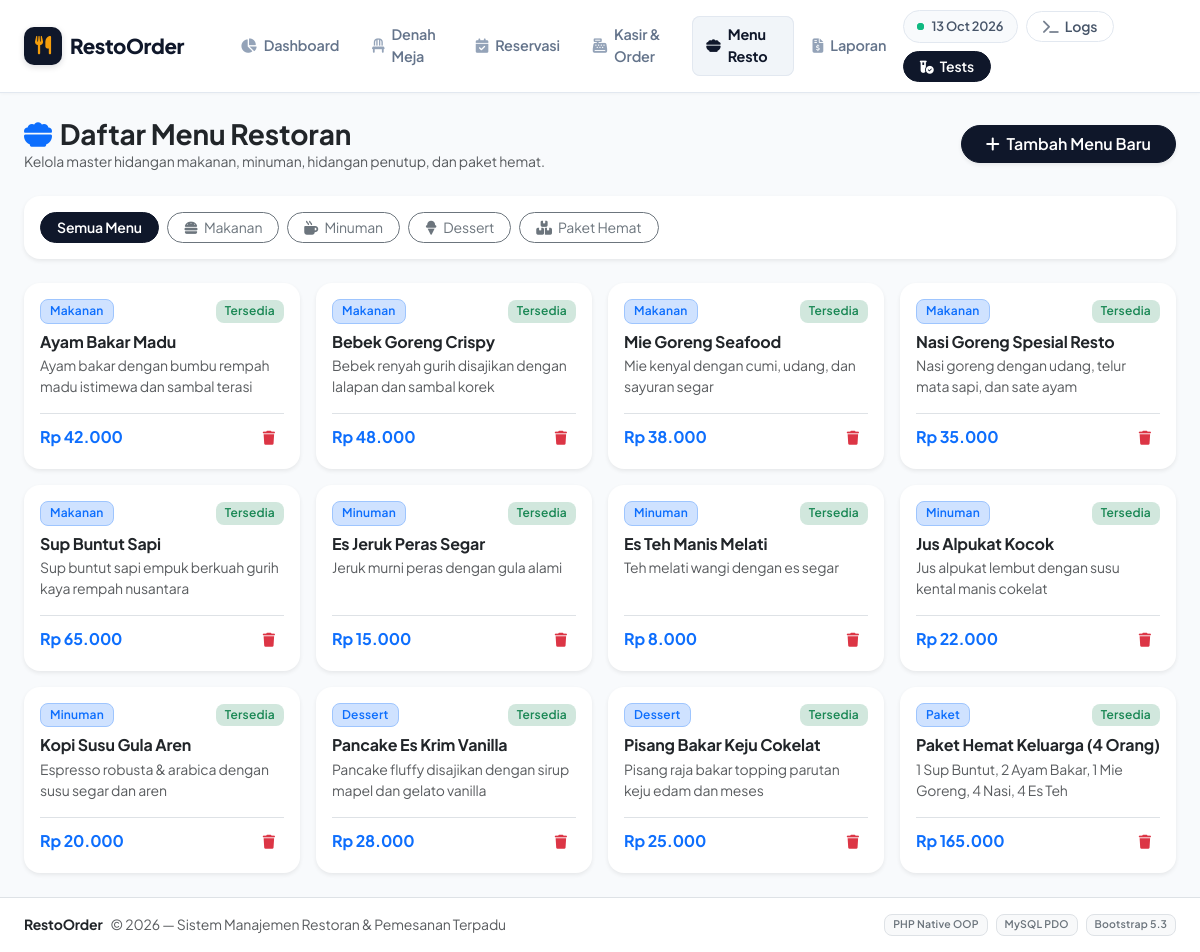
The app's page /index.php?page=menu with its own data.
### tables this page shows
CREATE TABLE IF NOT EXISTS `menu_items` (
    `id` INT AUTO_INCREMENT PRIMARY KEY,
    `name` VARCHAR(100) NOT NULL,
    `category` ENUM('Makanan', 'Minuman', 'Dessert', 'Paket') NOT NULL,
    `price` DECIMAL(12,2) NOT NULL,
    `description` TEXT NULL,
    `is_available` TINYINT(1) NOT NULL DEFAULT 1,
    `created_at` TIMESTAMP DEFAULT CURRENT_TIMESTAMP
);

### app/Config/Database.php (called while the page is built, shortened)
<?php
class Database
{
    private static ?Database $instance = null;
    private PDO $connection;
    private function __construct()
    {
        $host     = '127.0.0.1';
        $port     = '3306';
        $dbName   = 'db_restoran';
        $username = 'root';
        $password = '';
        $dsn = "mysql:host={$host};port={$port};dbname={$dbName};charset=utf8mb4";
        $options = [
            PDO::ATTR_ERRMODE            => PDO::ERRMODE_EXCEPTION,
            PDO::ATTR_DEFAULT_FETCH_MODE => PDO::FETCH_ASSOC,
            PDO::ATTR_EMULATE_PREPARES   => false,
        ];
        try {
            $this->connection = new PDO($dsn, $username, $password, $options);
        } catch (PDOException $e) {
            ErrorHandler::logError("Koneksi Database Gagal: " . $e->getMessage());
            die("Koneksi ke database gagal. Pastikan MySQL sudah aktif dan jalankan setup_db.php terlebih dahulu.");
        }
    }
    public static function getInstance(): Database
    {
        if (self::$instance === null) {
            self::$instance = new self();
        }
        return self::$instance;
    }
    public function getConnection(): PDO
    {
        return $this->connection;
    }
}

### app/Core/Model.php (called while the page is built, shortened)
<?php
abstract class Model
{
    public function __construct()
    {
        $this->db = Database::getInstance()->getConnection();
    }
}

### app/Models/MenuItem.php (called while the page is built, shortened)
<?php
class MenuItem extends Model
{
    protected string $table = 'menu_items';
    public function getActiveMenu(?string $category = null): array
    {
        if ($category) {
            $sql = "SELECT * FROM {$this->table} WHERE is_available = 1 AND category = :category ORDER BY name ASC";
            $stmt = $this->db->prepare($sql);
            $stmt->execute([':category' => $category]);
        } else {
            $sql = "SELECT * FROM {$this->table} WHERE is_available = 1 ORDER BY category ASC, name ASC";
            $stmt = $this->db->query($sql);
        }
        return $stmt->fetchAll();
    }
}

### app/Helpers/FormatHelper.php (called while the page is built, shortened)
<?php
class FormatHelper
{
    public static function rupiah(float|int $amount): string
    {
        return 'Rp ' . number_format($amount, 0, ',', '.');
    }
}

### views/menu.php (the view, shortened to what this page needs)
<?php
require_once __DIR__ . '/layouts/header.php';
?>
<div class="d-flex flex-column flex-md-row justify-content-between align-items-md-center gap-3 mb-4">
    <div>
        <h3 class="fw-bold text-dark m-0"><i class="fa-solid fa-bowl-food text-primary me-2"></i>Daftar Menu Restoran</h3>
        <p class="text-muted small m-0">Kelola master hidangan makanan, minuman, hidangan penutup, dan paket hemat.</p>
    </div>
    <div>
        <button type="button" class="btn btn-primary rounded-pill px-4 shadow-sm" data-bs-toggle="modal" data-bs-target="#modalAddMenu">
            <i class="fa-solid fa-plus me-1"></i> Tambah Menu Baru
        </button>
    </div>
</div>
<div class="card border-0 shadow-sm rounded-4 bg-white p-3 mb-4">
    <div class="d-flex flex-wrap gap-2">
        <a href="index.php?page=menu" class="btn btn-sm <?= empty($selectedCategory) ? 'btn-primary' : 'btn-outline-secondary' ?> rounded-pill px-3">
            Semua Menu
        </a>
        <a href="index.php?page=menu&category=Makanan" class="btn btn-sm <?= ($selectedCategory === 'Makanan') ? 'btn-primary' : 'btn-outline-secondary' ?> rounded-pill px-3">
            <i class="fa-solid fa-burger me-1"></i> Makanan
        </a>
        <a href="index.php?page=menu&category=Minuman" class="btn btn-sm <?= ($selectedCategory === 'Minuman') ? 'btn-primary' : 'btn-outline-secondary' ?> rounded-pill px-3">
            <i class="fa-solid fa-mug-hot me-1"></i> Minuman
        </a>
        <a href="index.php?page=menu&category=Dessert" class="btn btn-sm <?= ($selectedCategory === 'Dessert') ? 'btn-primary' : 'btn-outline-secondary' ?> rounded-pill px-3">
            <i class="fa-solid fa-ice-cream me-1"></i> Dessert
        </a>
        <a href="index.php?page=menu&category=Paket" class="btn btn-sm <?= ($selectedCategory === 'Paket') ? 'btn-primary' : 'btn-outline-secondary' ?> rounded-pill px-3">
            <i class="fa-solid fa-boxes-stacked me-1"></i> Paket Hemat
        </a>
    </div>
</div>
<div class="row g-3">
    <?php if (empty($menuItems)): ?>
        <div class="col-12 text-center py-5 text-muted">
            Belum ada menu pada kategori ini.
        </div>
    <?php else: ?>
        <?php foreach ($menuItems as $m): ?>
            <div class="col-12 col-sm-6 col-md-4 col-xl-3">
                <div class="card border-0 shadow-sm rounded-4 bg-white p-3 h-100 d-flex flex-column justify-content-between">
                    <div>
                        <div class="d-flex justify-content-between align-items-center mb-2">
                            <span class="badge bg-primary-subtle text-primary border border-primary-subtle"><?= htmlspecialchars($m['category']) ?></span>
                            <span class="badge <?= $m['is_available'] ? 'bg-success-subtle text-success' : 'bg-secondary' ?>">
                                <?= $m['is_available'] ? 'Tersedia' : 'Habis' ?>
                            </span>
                        </div>
                        <h6 class="fw-bold text-dark mb-1"><?= htmlspecialchars($m['name']) ?></h6>
                        <p class="small text-muted mb-3" style="min-height: 40px;">
                            <?= htmlspecialchars($m['description'] ?: 'Tidak ada deskripsi.') ?>
                        </p>
                    </div>
                    <div>
                        <div class="d-flex justify-content-between align-items-center pt-2 border-top">
                            <span class="fw-bold text-primary fs-6"><?= FormatHelper::rupiah($m['price']) ?></span>
                            <button type="button" class="btn btn-sm text-danger" onclick="confirmDelete('index.php?page=menu&action=delete&id=<?= $m['id'] ?>')">
                                <i class="fa-solid fa-trash"></i>
                            </button>
                        </div>
                    </div>
                </div>
            </div>
        <?php endforeach; ?>
    <?php endif; ?>
</div>
<?php require_once __DIR__ . '/layouts/footer.php'; ?>

### assets/css/style.css (style rules this page uses)
:root { --primary: #0f172a; --primary-accent: #2563eb; --primary-light: #f1f5f9; --accent: #f59e0b; --success: #10b981; --warning: #f59e0b; --danger: #ef4444; --dark: #0f172a; --surface: #ffffff; --light-bg: #f8fafc; --card-border: #e2e8f0; --card-shadow: 0 1px 3px 0 rgba(0, 0, 0, 0.05), 0 1px 2px -1px rgba(0, 0, 0, 0.05); --card-hover-shadow: 0 10px 15px -3px rgba(0, 0, 0, 0.07), 0 4px 6px -4px rgba(0, 0, 0, 0.05); }
body { font-family: 'Plus Jakarta Sans', system-ui, -apple-system, sans-serif; background-color: var(--light-bg); color: #334155; min-height: 100vh; display: flex; flex-direction: column; letter-spacing: -0.01em; }
.btn-primary { background: #0f172a; border-color: #0f172a; color: #ffffff; font-weight: 600; transition: all 0.2s ease; }
.badge { font-weight: 600; letter-spacing: 0.2px; padding: 0.45em 0.75em; border-radius: 8px; }

### records on screen
menu_items: category "Makanan", is_available "Tersedia", name "Ayam Bakar Madu", description "Ayam bakar dengan bumbu rempah madu istimewa dan sambal terasi", price "Rp 42.000"
menu_items: category "Makanan", is_available "Tersedia", name "Bebek Goreng Crispy", description "Bebek renyah gurih disajikan dengan lalapan dan sambal korek", price "Rp 48.000"
menu_items: category "Makanan", is_available "Tersedia", name "Mie Goreng Seafood", description "Mie kenyal dengan cumi, udang, dan sayuran segar", price "Rp 38.000"
menu_items: category "Makanan", is_available "Tersedia", name "Nasi Goreng Spesial Resto", description "Nasi goreng dengan udang, telur mata sapi, dan sate ayam", price "Rp 35.000"
menu_items: category "Makanan", is_available "Tersedia", name "Sup Buntut Sapi", description "Sup buntut sapi empuk berkuah gurih kaya rempah nusantara", price "Rp 65.000"
menu_items: category "Minuman", is_available "Tersedia", name "Es Jeruk Peras Segar", description "Jeruk murni peras dengan gula alami", price "Rp 15.000"
menu_items: category "Minuman", is_available "Tersedia", name "Es Teh Manis Melati", description "Teh melati wangi dengan es segar", price "Rp 8.000"
menu_items: category "Minuman", is_available "Tersedia", name "Jus Alpukat Kocok", description "Jus alpukat lembut dengan susu kental manis cokelat", price "Rp 22.000"
menu_items: category "Minuman", is_available "Tersedia", name "Kopi Susu Gula Aren", description "Espresso robusta & arabica dengan susu segar dan aren", price "Rp 20.000"
menu_items: category "Dessert", is_available "Tersedia", name "Pancake Es Krim Vanilla", description "Pancake fluffy disajikan dengan sirup mapel dan gelato vanilla", price "Rp 28.000"
menu_items: category "Dessert", is_available "Tersedia", name "Pisang Bakar Keju Cokelat", description "Pisang raja bakar topping parutan keju edam dan meses", price "Rp 25.000"
menu_items: category "Paket", is_available "Tersedia", name "Paket Hemat Keluarga (4 Orang)", description "1 Sup Buntut, 2 Ayam Bakar, 1 Mie Goreng, 4 Nasi, 4 Es Teh", price "Rp 165.000"
